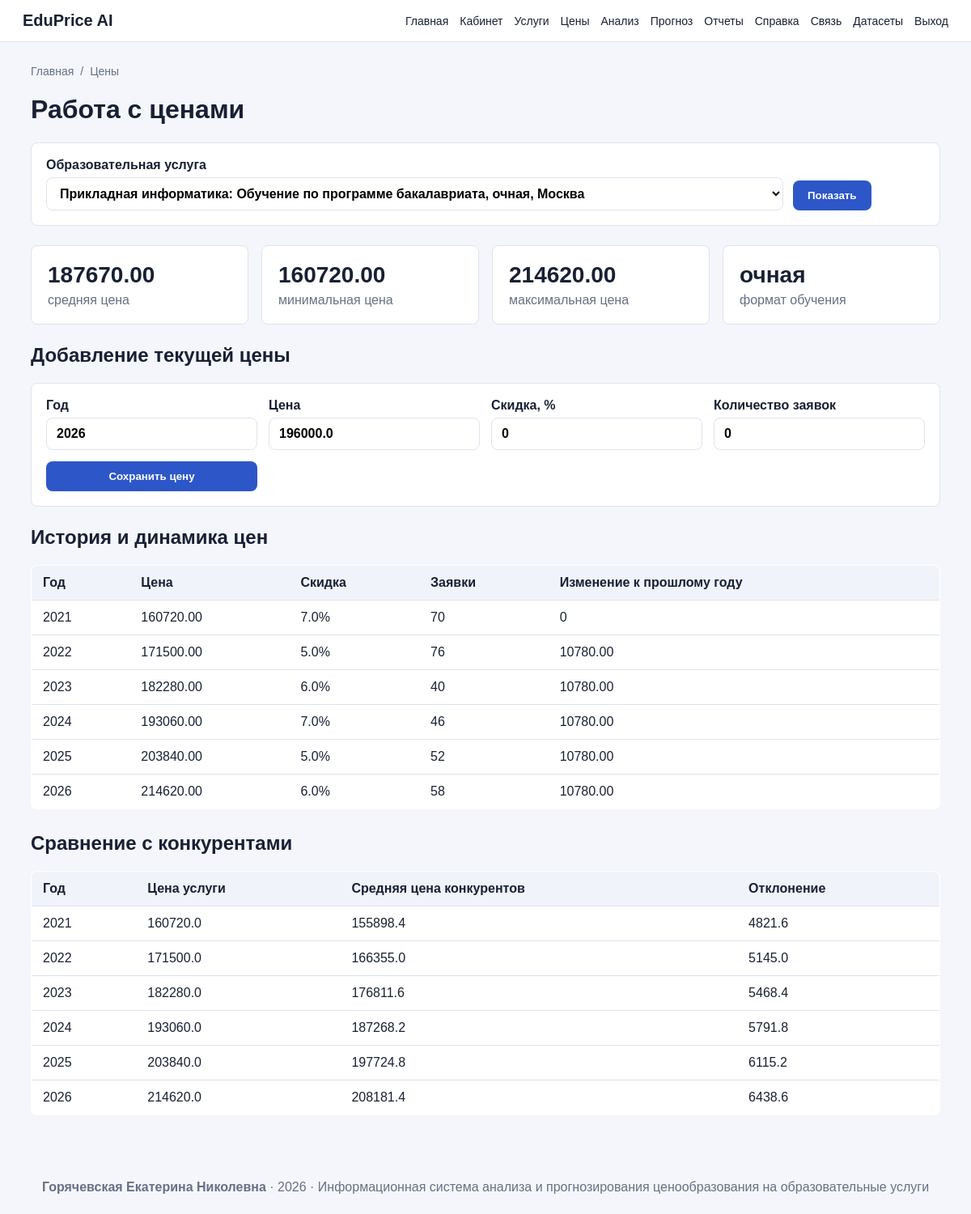
Screenshot of /prices (signed in) with the database file from the repository.
### app/models.py (models this page shows, shortened)
class EducationalService(db.Model):
    __tablename__ = "educational_services"
    id = db.Column(db.Integer, primary_key=True)
    program_id = db.Column(db.Integer, db.ForeignKey("educational_programs.id"), nullable=False)
    name = db.Column(db.String(200), nullable=False)
    study_format = db.Column(db.String(80), nullable=False)
    region = db.Column(db.String(120), nullable=False)
    current_price = db.Column(db.Float, nullable=False)
    is_active = db.Column(db.Boolean, default=True)
    created_at = db.Column(db.DateTime, default=datetime.utcnow)
    program = db.relationship("EducationalProgram", back_populates="services")
    price_history = db.relationship("PriceHistory", back_populates="service", cascade="all, delete-orphan")
    demand_indicators = db.relationship("DemandIndicator", back_populates="service", cascade="all, delete-orphan")
    competitor_prices = db.relationship("CompetitorPrice", back_populates="service", cascade="all, delete-orphan")
    forecasts = db.relationship("ForecastResult", back_populates="service")
    @property
    def full_title(self):
        program_name = self.program.name if self.program else "Программа"
        return f"{program_name}: {self.name}, {self.study_format}, {self.region}"

class PriceHistory(db.Model):
    __tablename__ = "price_history"
    id = db.Column(db.Integer, primary_key=True)
    service_id = db.Column(db.Integer, db.ForeignKey("educational_services.id"), nullable=False)
    year = db.Column(db.Integer, nullable=False)
    price = db.Column(db.Float, nullable=False)
    discount_percent = db.Column(db.Float, default=0)
    student_count = db.Column(db.Integer, default=0)
    created_at = db.Column(db.DateTime, default=datetime.utcnow)
    service = db.relationship("EducationalService", back_populates="price_history")
    __table_args__ = (db.UniqueConstraint("service_id", "year", name="uq_price_history_service_year"),)

class CompetitorPrice(db.Model):
    __tablename__ = "competitor_prices"
    id = db.Column(db.Integer, primary_key=True)
    service_id = db.Column(db.Integer, db.ForeignKey("educational_services.id"), nullable=False)
    competitor_name = db.Column(db.String(200), nullable=False)
    year = db.Column(db.Integer, nullable=False)
    price = db.Column(db.Float, nullable=False)
    source = db.Column(db.String(250), default="Не указан")
    created_at = db.Column(db.DateTime, default=datetime.utcnow)
    service = db.relationship("EducationalService", back_populates="competitor_prices")

### app/routes.py (the view)
        def wrapper(*args, **kwargs):
            if not current_user.is_authenticated:
                return redirect(url_for("login"))
            if not current_user.role or current_user.role.name not in role_names:
                flash("Недостаточно прав для доступа к выбранному разделу.", "danger")
                return redirect(url_for("dashboard"))
            return view_func(*args, **kwargs)

### app/__init__.py (called while the page is built)
@login_manager.user_loader
def load_user(user_id):
    from app.models import User
    return User.query.get(int(user_id))

### app/models.py (called while the page is built)
    @property
    def is_admin(self):
        return self.role and self.role.name == "admin"

    @property
    def is_analyst(self):
        return self.role and self.role.name in ("admin", "analyst")

### app/routes.py (called while the page is built)
def role_required(*role_names):
    def decorator(view_func):
        def wrapper(*args, **kwargs):
            if not current_user.is_authenticated:
                return redirect(url_for("login"))
            if not current_user.role or current_user.role.name not in role_names:
                flash("Недостаточно прав для доступа к выбранному разделу.", "danger")
                return redirect(url_for("dashboard"))
            return view_func(*args, **kwargs)
        wrapper.__name__ = view_func.__name__
        return wrapper
    return decorator

### app/templates/price_management.html (shortened to what this page needs)
{% extends "base.html" %}
{% block content %}
<h1>Работа с ценами</h1>
<form method="get" class="filter">
    <label>Образовательная услуга
        <select name="service_id">
            {% for s in services %}
                <option value="{{ s.id }}" {% if selected_service and selected_service.id == s.id %}selected{% endif %}>{{ s.full_title }}</option>
            {% endfor %}
        </select>
    </label>
    <button>Показать</button>
</form>
{% if selected_service %}
<section class="cards">
    <div class="card"><b>{{ '%.2f'|format(stats.mean) }}</b><span>средняя цена</span></div>
    <div class="card"><b>{{ '%.2f'|format(stats.min) }}</b><span>минимальная цена</span></div>
    <div class="card"><b>{{ '%.2f'|format(stats.max) }}</b><span>максимальная цена</span></div>
    <div class="card"><b>{{ selected_service.study_format }}</b><span>формат обучения</span></div>
</section>
<h2>Добавление текущей цены</h2>
<form method="post" class="grid-form">
    <label>Год<input name="year" value="{{ project_year }}" required></label>
    <label>Цена<input name="price" value="{{ selected_service.current_price }}" required></label>
    <label>Скидка, %<input name="discount_percent" value="0" required></label>
    <label>Количество заявок<input name="student_count" value="0" required></label>
    <button>Сохранить цену</button>
</form>
<h2>История и динамика цен</h2>
<table>
    <tr><th>Год</th><th>Цена</th><th>Скидка</th><th>Заявки</th><th>Изменение к прошлому году</th></tr>
    {% for p in history %}
        {% set previous = history[loop.index0 - 1] if loop.index0 > 0 else none %}
        <tr>
            <td>{{ p.year }}</td>
            <td>{{ '%.2f'|format(p.price) }}</td>
            <td>{{ p.discount_percent }}%</td>
            <td>{{ p.student_count }}</td>
            <td>{% if previous %}{{ '%.2f'|format(p.price - previous.price) }}{% else %}0{% endif %}</td>
        </tr>
    {% endfor %}
</table>
<h2>Сравнение с конкурентами</h2>
<table>
    <tr><th>Год</th><th>Цена услуги</th><th>Средняя цена конкурентов</th><th>Отклонение</th></tr>
    {% for c in competitors %}
        {% set price = (history | selectattr('year', 'equalto', c.year) | list | first) %}
        <tr><td>{{ c.year }}</td><td>{{ price.price if price else selected_service.current_price }}</td><td>{{ c.price }}</td><td>{{ ((price.price if price else selected_service.current_price) - c.price) | round(2) }}</td></tr>
    {% else %}
        <tr><td colspan="4">Данные конкурентов отсутствуют.</td></tr>
    {% endfor %}
</table>
{% endif %}
{% endblock %}

### app/static/css/style.css (style rules this page uses)
:root { --bg:#f4f6fb; --panel:#ffffff; --text:#182033; --muted:#687083; --primary:#2d57c8; --border:#dde3ef; --danger:#b42318; --success:#167b3f; }
* { box-sizing: border-box; }
body { margin:0; font-family: Arial, sans-serif; background:var(--bg); color:var(--text); }
.button, button { border:0; background:var(--primary); color:#fff; padding:11px 18px; border-radius:8px; cursor:pointer; display:inline-block; font-weight:600; }
.cards { display:grid; grid-template-columns: repeat(auto-fit, minmax(210px, 1fr)); gap:16px; margin:24px 0; }
.card { background:var(--panel); border:1px solid var(--border); border-radius:8px; padding:20px; }
.card b { display:block; font-size:28px; margin-bottom:6px; }
.card span { color:var(--muted); }
table { width:100%; border-collapse:collapse; background:var(--panel); border:1px solid var(--border); border-radius:8px; overflow:hidden; margin:16px 0 28px; }
th, td { padding:12px 14px; border-bottom:1px solid var(--border); text-align:left; vertical-align:top; }
th { background:#f0f3fa; font-weight:700; }
.form, .grid-form, .filter { background:var(--panel); border:1px solid var(--border); padding:18px; border-radius:8px; margin:16px 0 24px; }
.grid-form { display:grid; grid-template-columns: repeat(auto-fit, minmax(220px, 1fr)); gap:14px; }
.filter { display:flex; gap:12px; align-items:end; flex-wrap:wrap; }
label { display:grid; gap:6px; font-weight:600; }
input, select, textarea { width:100%; padding:10px 12px; border:1px solid var(--border); border-radius:8px; font:inherit; background:#fff; }

### rows the page displays
EducationalService: study_format "очная", price "196000.0"
PriceHistory: year "2021", price "160720.00", discount_percent "7.0", student_count "70", price "160720.0", price.price "4821.6"
PriceHistory: year "2022", price "171500.00", discount_percent "5.0", student_count "76", p.price-previous.price "10780.00", price "171500.0", price.price "5145.0"
PriceHistory: year "2023", price "182280.00", discount_percent "6.0", student_count "40", p.price-previous.price "10780.00", price "182280.0", price.price "5468.4"
PriceHistory: year "2024", price "193060.00", discount_percent "7.0", student_count "46", p.price-previous.price "10780.00", price "193060.0", price.price "5791.8"
PriceHistory: year "2025", price "203840.00", discount_percent "5.0", student_count "52", p.price-previous.price "10780.00", price "203840.0", price.price "6115.2"
PriceHistory: year "2026", price "214620.00", discount_percent "6.0", student_count "58", p.price-previous.price "10780.00", price "214620.0", price.price "6438.6"
CompetitorPrice: year "2021", price "155898.4"
CompetitorPrice: year "2022", price "166355.0"
CompetitorPrice: year "2023", price "176811.6"
CompetitorPrice: year "2024", price "187268.2"
CompetitorPrice: year "2025", price "197724.8"
CompetitorPrice: year "2026", price "208181.4"

### other values shown
{{ item.title }} "Главная"
{{ item.title }} "Цены"
{{ '%.2f'|format(stats.mean) }} "187670.00"
{{ '%.2f'|format(stats.min) }} "160720.00"
{{ '%.2f'|format(stats.max) }} "214620.00"
{{ author_name }} "Горячевская Екатерина Николевна"
{{ project_year }} "2026"
form field service_id "Прикладная информатика: Обучение по программе бакалавриата, очная, Москва"
